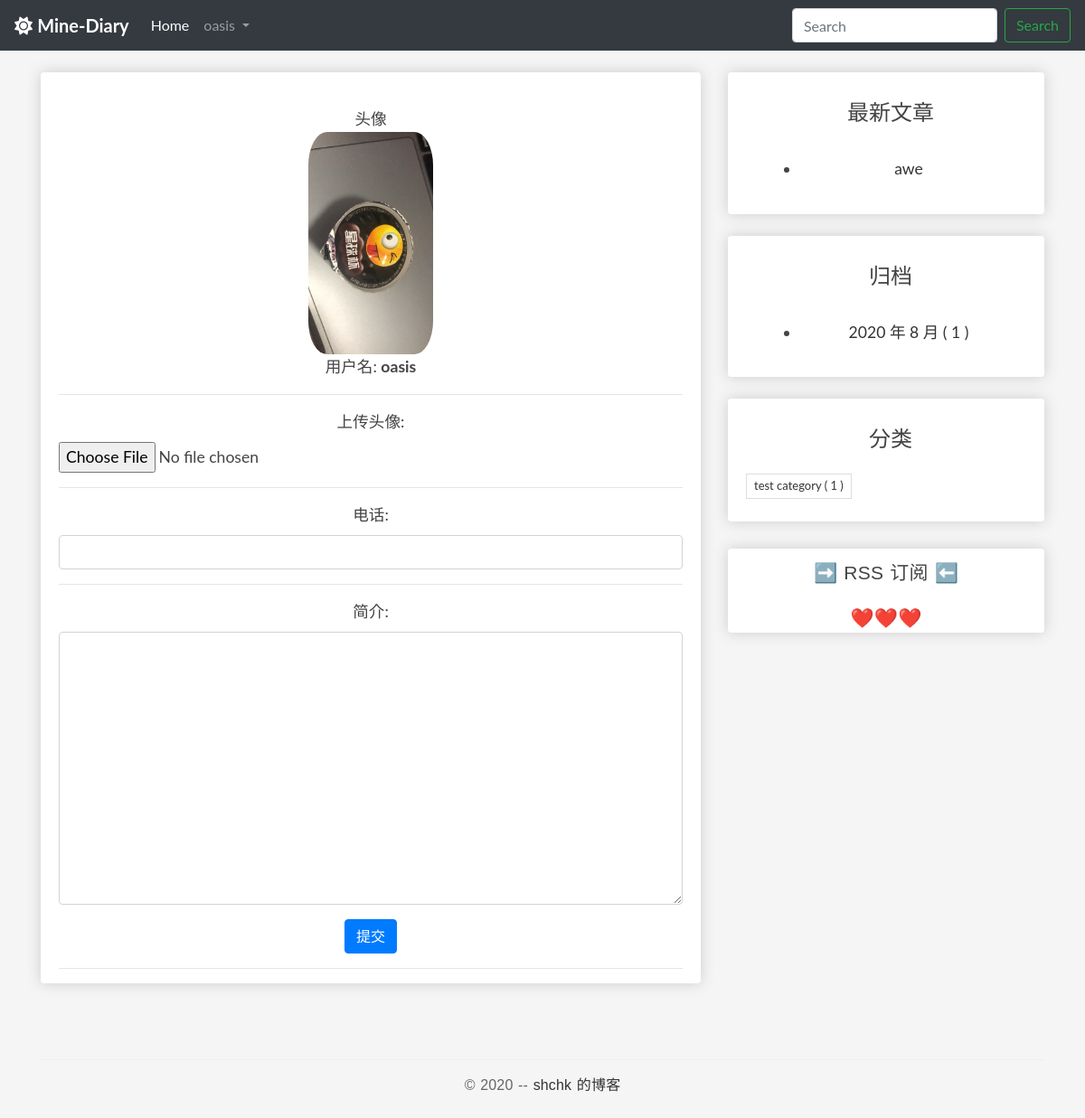
The page /userprofile/edit/7/ on the database as committed earlier.
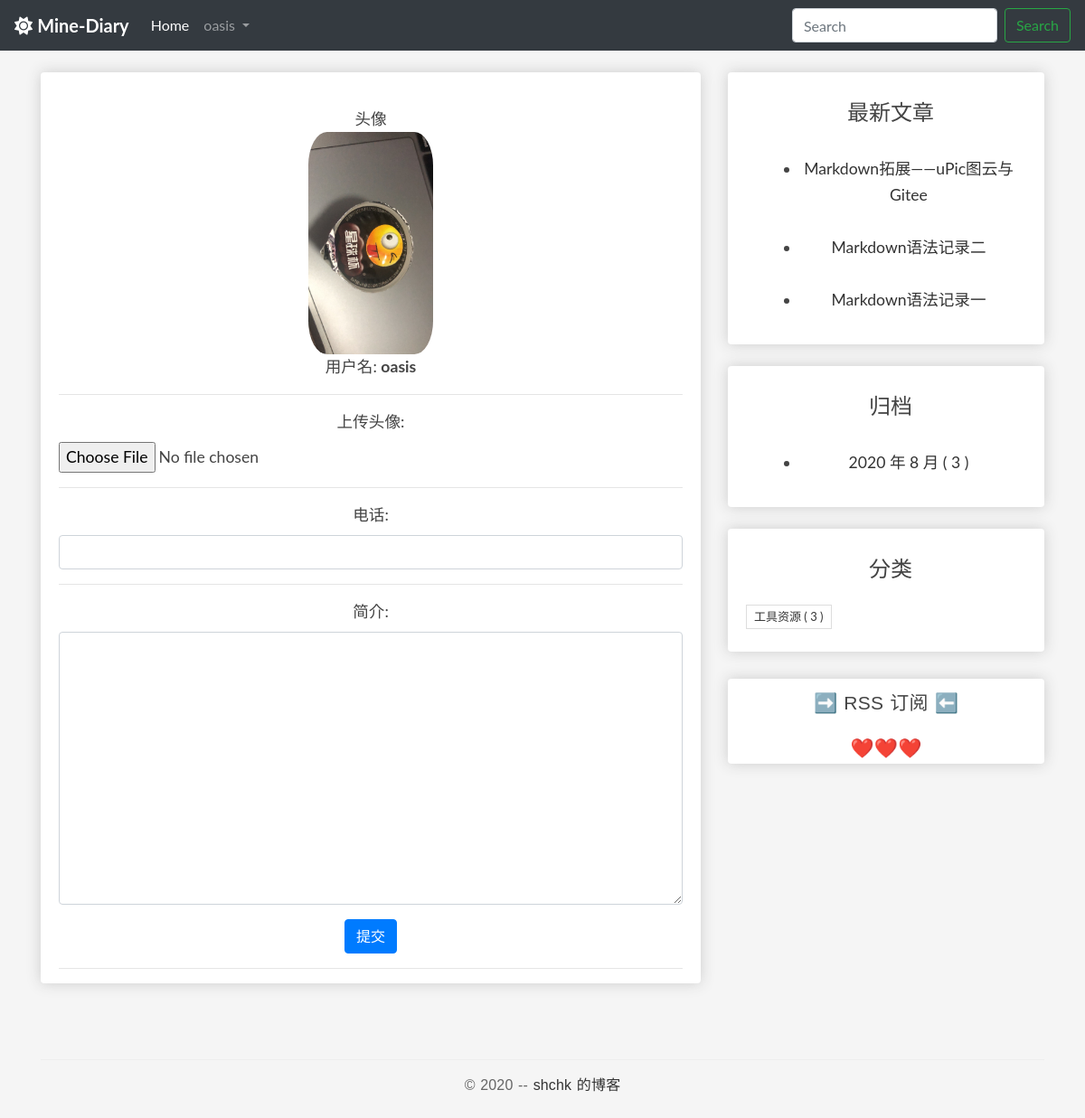
The same page on the database as committed later.
### blog/models.py (models this page shows, shortened)
class Post(models.Model):
    author = models.ForeignKey(
        User, verbose_name='作者', on_delete=models.CASCADE)
    title = models.CharField('标题', max_length=100)
    body = models.TextField('正文')
    created_time = models.DateTimeField('创建时间', default=timezone.now)
    modified_time = models.DateTimeField('修改时间')
    excerpt = models.CharField('摘要', max_length=100, blank=True)
    categories = models.ForeignKey(
        Category, verbose_name='分类', on_delete=models.CASCADE)
    views = models.PositiveIntegerField('浏览量', default=0, editable=False)
    likes = models.PositiveIntegerField(default=0)
    def get_absolute_url(self):
        return reverse('blog:detail', kwargs={'pk': self.pk})
    class Meta:
        verbose_name = '文章'
        verbose_name_plural = verbose_name
        ordering = ['-created_time']

class Category(models.Model):
    name = models.CharField(max_length=100)
    class Meta:
        verbose_name = '分类'
        verbose_name_plural = verbose_name

### userprofile/views.py (the view)
# urls.py: path('edit/<int:id>/', profile_edit, name='profile_edit'),
def profile_edit(request, id):
    user = User.objects.get(id=id)
    if Profile.objects.filter(user_id=id).exists():
        profile = Profile.objects.get(user_id=id)
    else:
        profile = Profile.objects.create(user=user)
    if request.method == "POST":
        if request.user != user:
            return HttpResponse('你没有权限修改此用户信息~')
        profile_form = ProfileForm(data=request.POST, files=request.FILES)
        if profile_form.is_valid():
            profile_cd = profile_form.cleaned_data
            profile.phone = profile_cd['phone_number']
            profile.bio = profile_cd['bio']
            if 'avatar' in request.FILES:
                profile.avatar = profile_cd['avatar']
            profile.save()
            return redirect('userprofile:profile_edit', id=id)
        else:
            return HttpResponse('注册表单输入有误。请重新输入~')
    elif request.method == "GET":
        profile_form = ProfileForm()
        context = {
            'profile_form': profile_form,
            'profile': profile,
            'user': user,
        }
        return render(request, 'userprofile/edit.html', context)
    else:
        return HttpResponse('请使用GET或POST请求数据~')

### userprofile/forms.py
class ProfileForm(forms.ModelForm):
    class Meta:
        model = Profile
        fields = ['phone_number', 'avatar', 'bio']

### blog/templatetags/blog_extras.py (called while the page is built)
@register.inclusion_tag('blog/inclusions/_recent_posts.html', takes_context=True)
def show_recent_posts(context, num=5):
    return {
        'recent_post_list': Post.objects.all().order_by('-created_time')[:num],
    }

@register.inclusion_tag('blog/inclusions/_archives.html', takes_context=True)
def show_archives(context):
    date_list = Post.objects.annotate(year=ExtractYear('created_time'), month=ExtractMonth(
        'created_time')).values('year', 'month').order_by('year', 'month').annotate(num_posts=Count('id'))
    return {
        'date_list': date_list
    }

@register.inclusion_tag('blog/inclusions/_categories.html', takes_context=True)
def show_categories(context):
    category_list = Category.objects.annotate(
        num_posts=Count('post')).filter(num_posts__gt=0)
    return {
        'category_list': category_list
    }

### userprofile/templates/userprofile/edit.html (shortened to what this page needs)
{% extends 'base.html' %}
{% load static %}
{% block main %}
    <div class="container box-element entry-free">
        <div class="row">
            <div class="col-12">
                <br>
                {% if profile.avatar %}
                    <div class="col-md-14">头像</div>
                    <img src="{{ profile.avatar.url }}" style="max-width: 20%; border-radius: 15%;" class="col-md-14">
                    <div class="col-md-14">用户名: <strong>{{ user.username }}</strong></div>
                {% else %}
                    <h5 class="col-md-14">暂无头像</h5>
                    <div class="col-md-14">用户名: <strong>{{ user.username }}</strong></div>
                {% endif %}
                <hr>
                <form method="post" action="." enctype="multipart/form-data">
                    <div class="form-group col-md-14">
                        <label for="avatar">上传头像: </label>
                        <input type="file" class="form-control-file" name="avatar" id="avatar">
                    </div>
                    <hr>
                    <div class="form-group col-md-14">
                        <label for="phone">电话: </label>
                        <input type="text" class="form-control" id="phone" name="phone" value="{{ profile.phone }}">
                    </div>
                    <hr>
                    <div class="form-group col-md-14">
                        <label for="bio">简介: </label>
                        <textarea type="text" class="form-control" id="bio" name="bio" rows="12">{{ profile.bio }}</textarea>
                    </div>
                    <button type="submit" class="btn btn-primary">提交</button>
                    <hr>
                </form>
            </div>
        </div>
    </div>
{% endblock main %}

### blog/templates/blog/inclusions/_recent_posts.html
<div class="widget widget-content">
  <h3 class="widget-title entry-title">最新文章</h3>
  <ul>
    {% for post in recent_post_list %}
      <div class="entry-free">
        <li>
            <a href="{{ post.get_absolute_url }}">{{ post.title }}</a>
        </li>
      </div>
    {% empty %}
      暂无文章！
    {% endfor %}
  </ul>
</div>

### blog/templates/blog/inclusions/_categories.html
<div class="widget widget-tag-cloud">
  <h3 class="widget-title entry-title">分类</h3>
  <ul>
    {% for category in category_list %}
      <li>
          <a href="{% url 'blog:categories' category.pk %}">{{ category.name }} <span class="post-count">( {{ category.num_posts }} )</span></a>
      </li>
    {% empty %}
      暂无分类！
    {% endfor %}
  </ul>
</div>

Rows that differ between the two databases and show on the page:
removed Post: title "awe"
no longer on this page (row unchanged): Category: name "test category", num_posts "1"
added Post: title "Markdown拓展——uPic图云与Gitee"
added Post: title "Markdown语法记录二"
added Post: title "Markdown语法记录一"
now on this page (row unchanged): Category: name "工具资源", num_posts "3"
Other text that changed with them:
new list line: "2020 年 8 月 ( 3 )"
list line gone: "2020 年 8 月 ( 1 )"
